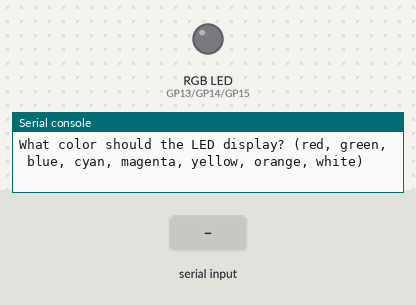
This program was run on a simulated Raspberry Pi Pico running MicroPython. Shown: an RGB LED mixed from three pins (HIGH = lit), the last lines printed to the serial console. The test bench sets the inputs (shaded band).

Above: at 1.2 s.
1.3 s: "red" typed at the serial console, then Enter
At 2.4 s:
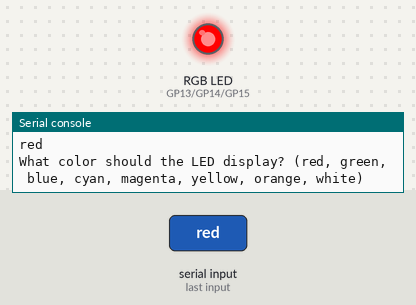
2.8 s: "green" typed at the serial console, then Enter
At 3.5 s:
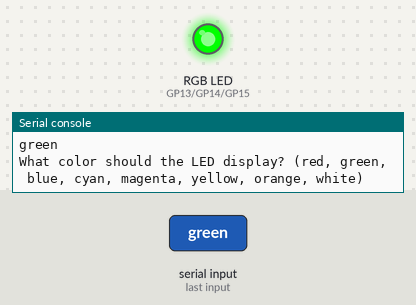
4.3 s: "blue" typed at the serial console, then Enter
At 4.7 s:
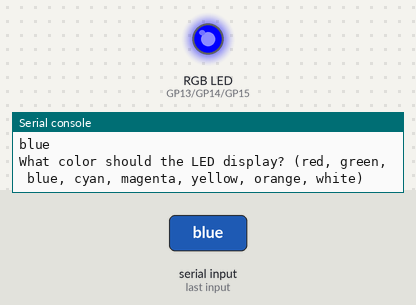
5.8 s: "cyan" typed at the serial console, then Enter
At 7.0 s:
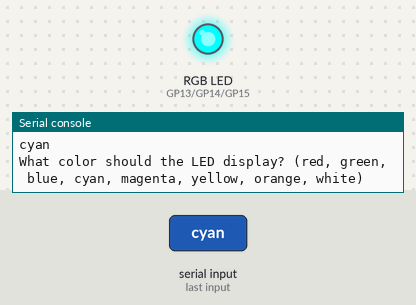
7.3 s: "magenta" typed at the serial console, then Enter
At 8.2 s:
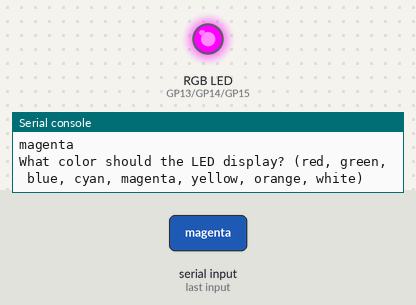
8.8 s: "yellow" typed at the serial console, then Enter
At 9.3 s:
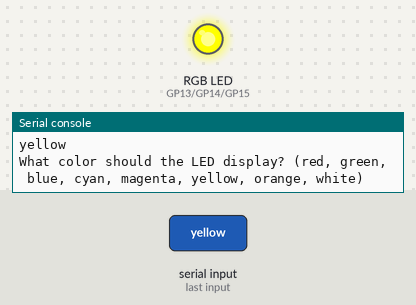
Timing chart, 0 to 11.3 s (numbered marks = the images above; inputs shaded):
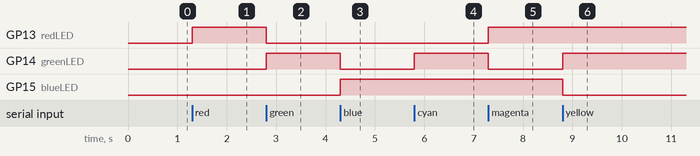

The program:

hw12_rgb_color_input.py
```python
# hw ask user what color he wants, red, green, blue, cyan, magenta, yellow, orange, white, whatever user specifies
# as the color, the led should display that color

from machine import Pin, PWM
from time import sleep

# define GPIO pins
redPin = 13
greenPin = 14
bluePin = 15

# create PWM objects for each LED color
redLED = PWM(Pin(redPin))
greenLED = PWM(Pin(greenPin))
blueLED = PWM(Pin(bluePin))

# set PWM frequency and initial bridghtness
redLED.freq(1000)
redLED.duty_u16(0)
greenLED.freq(1000)
greenLED.duty_u16(0)
blueLED.freq(1000)
blueLED.duty_u16(0)

while True:
    CMD = input('What color should the LED display? (red, green, blue, cyan, magenta, yellow, orange, white)')
    if CMD == 'red':
        redBrightness = 65535
        greenBrightness = 0
        blueBrightness = 0
    elif CMD == 'green':
        redBrightness = 0
        greenBrightness = 65535
        blueBrightness = 0
    elif CMD == 'blue':
        redBrightness = 0
        greenBrightness = 0
        blueBrightness = 65535
    elif CMD == 'cyan':
        redBrightness = 0
        greenBrightness = 65535
        blueBrightness = 65535
    elif CMD == 'magenta':
        redBrightness = 65535
        greenBrightness = 0
        blueBrightness = 65535
    elif CMD == 'yellow':
        redBrightness = 65535
        greenBrightness = 65535
        blueBrightness = 0
    elif CMD == 'orange':
        redBrightness = 65535
        greenBrightness = 42432
        blueBrightness = 0
    elif CMD == 'white':
        redBrightness = 65535
        greenBrightness = 65535
        blueBrightness = 65535
    else:
        print("Invalid color. Please choose from red, green, blue, cyan, magenta, yellow, orange, white")

    redLED.duty_u16(redBrightness)
    greenLED.duty_u16(greenBrightness)
    blueLED.duty_u16(blueBrightness)
```

Measured:
- after the input at 1.3 s, GP13 (redLED): LOW → HIGH at once
- after the input at 2.8 s, GP13 (redLED): HIGH → LOW at once; GP14 (greenLED): LOW → HIGH at once
- after the input at 4.3 s, GP14 (greenLED): HIGH → LOW at once; GP15 (blueLED): LOW → HIGH at once
- after the input at 5.8 s, GP14 (greenLED): LOW → HIGH at once
- after the input at 7.3 s, GP13 (redLED): LOW → HIGH at once; GP14 (greenLED): HIGH → LOW at once
- after the input at 8.8 s, GP14 (greenLED): LOW → HIGH at once; GP15 (blueLED): HIGH → LOW at once
